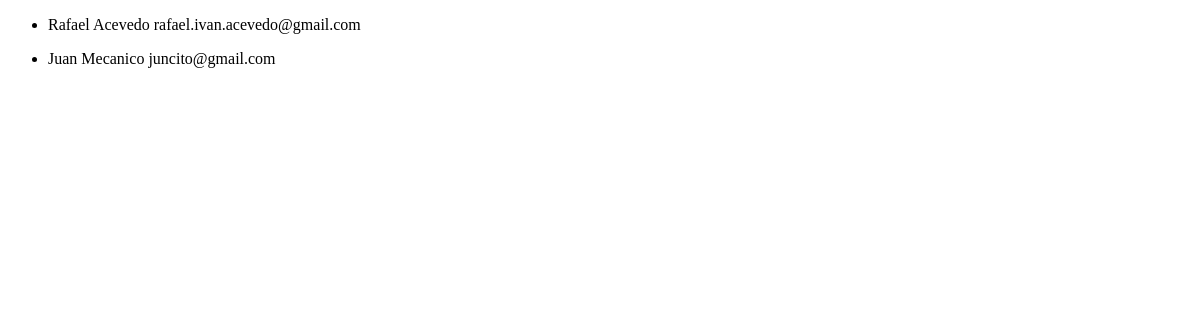
The app's page /alumnos/list, older data.
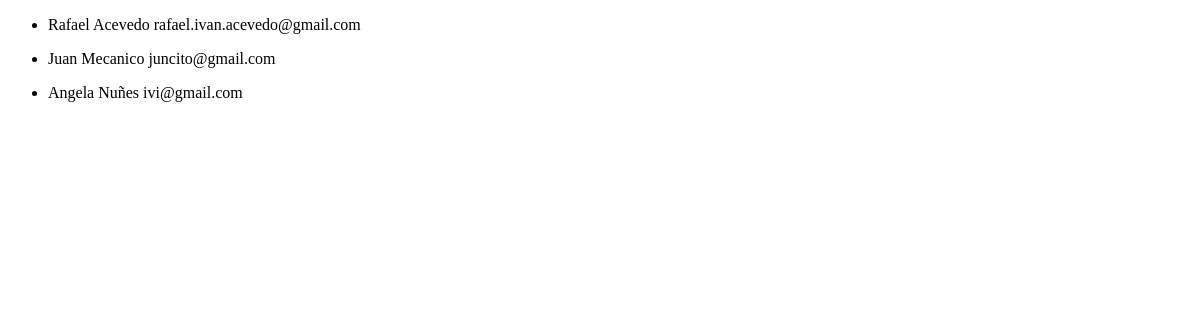
The same page, newer data.
### Clientes/models.py (models this page shows, shortened)
class Estudiante(models.Model):
    nombre= models.CharField(max_length= 30)
    apellido = models.CharField(max_length=30)
    email= models.EmailField()

### Clientes/views.py (the view)
# urls.py: path('alumnos/list',views.alumnos_list,name='alumnos_list'),
def alumnos_list(request):
    consulta = models.Estudiante.objects.all()
    contexto = {"alumnos": consulta}
    return render (request, "Clientes/alumnos_list.html", contexto)

### Clientes/templates/Clientes/alumnos_list.html
{% extends 'Clientes/base.html' %}
{% block contenido %}
    {% for estudiante in alumnos  %}
       <ul>
            <li>
                {{ estudiante.nombre }}
                {{ estudiante.apellido }}
                {{ estudiante.email }}
            </li>
       </ul>
    {% endfor %}
{% endblock contenido %}

Row changes from the older to the newer data that the page shows:
added Estudiante: nombre "Angela", apellido "Nuñes", email "ivi@gmail.com"
